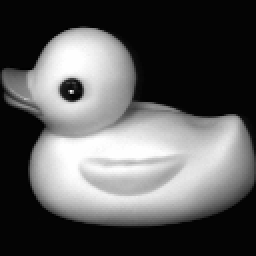
%> input picture experiments_3/coil20.png, 128 x 128 px (shown 2 times larger)
$ octave different_ratio_rawsample.m   (GNU Octave 9; MATLAB toolbox functions it lacks are replaced by stand-ins)
%> lines starting %> are read from the running program, lines starting %| are printed output that depends on the picture
### New Folder/experiments_3/addnoisetodata.m
function X_noisy = addnoisetodata(X, noiseType, params, noiseRatio)
    % ADDNOISETOMATRIX Adds specified noise to a data matrix.
    %
    % Inputs:
    %   X          - Original data matrix.
    %   noiseType  - Type of noise to add ('gaussian', 'uniform', 'poisson', 'salt & pepper', 'mask').
    %   params     - Parameters for the noise.
    %               For 'gaussian': params = [mean, std_dev][0,0.1]
    %               For 'uniform':  params = [low, high][-0.1,0.1]
    %               For 'poisson':  params = lambda[1.0]
    %               For 'salt & pepper': params = [salt_prob, pepper_prob][0.05, 0.05] 表示5%的元素将变为1（盐噪声），5%的元素将变为0（椒噪声）。
    %               For 'mask': params = mask_prob [0.1] 表示10%的元素将被遮挡，即这些元素将被设置为0。
    %   noiseRatio - A value between 0 and 1 indicating the proportion of the matrix to which noise is applied.
    %
    % Output:
    %   X_noisy    - Data matrix with added noise.

    % Initialize noisy matrix
    X_noisy = X;

    % Determine the number of elements to add noise to
    numElements = numel(X);
    numNoisyElements = round(noiseRatio * numElements);

    % Generate a linear index of elements to be noised
    indices = randperm(numElements, numNoisyElements);

    switch noiseType
        case 1  % Gaussian noise
            mean = params(1);
            std_dev = params(2);
            noise = std_dev * randn(size(X)) + mean;
            X_noisy(indices) = X(indices) + noise(indices);

        case 2  % Uniform noise
            low = params(1);
            high = params(2);
            noise = (high-low) * rand(size(X)) + low;
            X_noisy(indices) = X(indices) + noise(indices);

        case 3  % Poisson noise
            lambda = params(1);
            noise = poissrnd(lambda, size(X));
            X_noisy(indices) = X(indices) + noise(indices);

        case 4  % Salt & Pepper noise
            salt_prob = params(1);
            pepper_prob = params(2);
            % X = mat2gray(X);  % 将数据归一化到 [0, 1] 范围内
            % X_noisy = X;
            % Create salt & pepper noise only on selected indices
            numSalt = round(salt_prob * numNoisyElements);
            numPepper = round(pepper_prob * numNoisyElements);
            saltIndices = indices(1:numSalt);
            pepperIndices = indices(end-numPepper+1:end);
            X_noisy(saltIndices) = 255;   % Salt noise (maximum value)
            X_noisy(pepperIndices) = 0; % Pepper noise (minimum value)
            % X_noisy(saltIndices) = max(X(:));   % 盐噪声（最大值）
            % X_noisy(pepperIndices) = min(X(:)); % 胡椒噪声（最小值）

        case 5  % Mask noise
            mask_prob = params(1);
            mask = rand(size(X)) < mask_prob;
            noisyMask = false(size(X));
            noisyMask(indices) = true;
            X_noisy(mask & noisyMask) = 0;  % 将掩膜中对应的元素设为0

        otherwise
            error('Unsupported noise type.');
    end
end

### experiments_3/different_ratio_rawsample.m
clear all;
clc;
close all;

a = imread('coil20.png');
%> a is the input picture: size 128x128 uint8; min 0, max 255, mean 90
a = im2double(a);
%> a: size 128x128 double
[m, n, ~] = size(a); % Getting the size of an image
%> m = 128; n = 128
parms = [0, 0.5];
b = [];

% 文字标签
text_labels = {'0%', '5%', '10%', '15%', '20%'};

for i = 1:5
    switch i
        case 1
            b1 = [a; ones(4, n ,'double') ]; % 添加白色
        case 2
            b1 = [addnoisetodata(a, 1, parms, 0.05); ones(4, n, 'double') ];
        case 3
            b1 = [addnoisetodata(a, 1, parms, 0.10); ones(4, n,'double') ];
        case 4
            b1 = [addnoisetodata(a, 1, parms, 0.15); ones(4, n, 'double') ];
        case 5
            b1 = [addnoisetodata(a, 1, parms, 0.20); ones(4, n, 'double') ];
    end
    b = [b; b1]; % Add it to the final image
end
%> this loop made 5 passes
%> pass 1, `b1 = [a; ones(4, n ,'double') ];`:
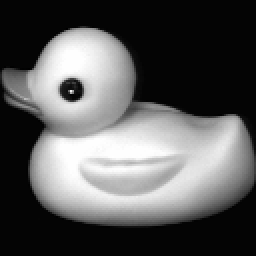
%> b1: size 132x128 double (shown 2 times larger); min 0, max 1, mean 0.373
%> pass 2, `b = [b; b1];`:
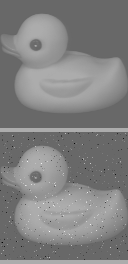
%> b: size 264x128 double; min -1.48, max 2.18, mean 0.373; drawn with min black and max white
%> after the loop:
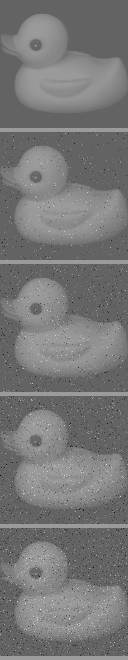
%> b: size 660x128 double; min -1.76, max 2.78, mean 0.372; drawn with min black and max white
%> after the loop:
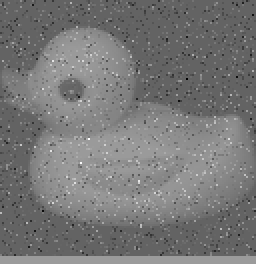
%> b1: size 132x128 double (shown 2 times larger); min -1.76, max 2.78, mean 0.373; drawn with min black and max white


figure;

% Left subfigure: image combination
subplot('Position', [0.05, 0.1, 0.2, 0.8]); % 左侧子图占 40% 宽度
imshow(b, 'Border', 'tight'); % 去除边框
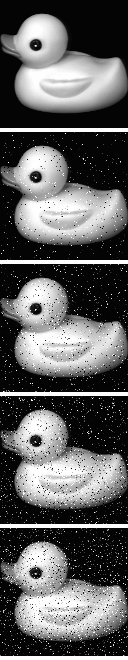
%> displayed picture: size 660x128, on the screen's scale of 0 to 255; min 0, max 255, mean 96.5
% title('带文字的图像', 'FontWeight', 'bold');

% Add a text label to the top left corner of each image
% y_pos = linspace(20, size(b, 1), 6); % 计算每个图像的垂直位置
y_pos = [20, m + 50, 2 * m + 60, 3 * m + 70, 4 * m + 50]; % 手动调整各标签的 y 坐标
%> y_pos = [20 178 316 454 562]
for i = 1:5
    text(5, y_pos(i) + 10, text_labels{i}, 'FontSize', 12, 'Color', 'black', 'FontName', 'Times New Roman', 'HorizontalAlignment', 'left');
end
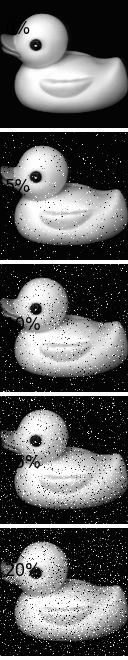
%> figure redrawn from the program's plot data

% Right subfigure: line graph
subplot('Position', [0.5, 0.1, 0.45, 0.8]); % 右侧子图占 45% 宽度

% [12 lines of commented-out code are left out]
x = [0, 0.05, 0.10, 0.15, 0.20];
Ours = [72.17 70.50 68.42 69.67 65.50 ];
LRR = [55.67 48.08 44.25 41.25 41.17];
SSC = [59.83 50.75 42.58 41.58 36.17];
BDR = [69.42 67.08 65.75 66.33 63.42  ];
DLRRDP = [64.67 56.25 52.08 49.58 47.17];
AWNLRR = [68.17 60.42 58.48 53.50 46.42];
KBDR = [64.17 63.92 60.32 58.92 56.58];
LRRAGR = [68.25 66.25 63.00 61.50 59.83 ];
SASC = [68.58 66.92 64.00 61.67 58.83  ];%COIL20

hold on;
plot(x, LRR, '-s', 'DisplayName', 'LRR');
plot(x, SSC, '-d', 'DisplayName', 'SSC');
plot(x, BDR, '-^', 'DisplayName', 'BDR');
plot(x, DLRRDP, '-p', 'DisplayName', 'DLRRDP');
plot(x, AWNLRR, '-v', 'DisplayName', 'AWNLRR');
plot(x, KBDR, '-*', 'DisplayName', 'KBDR');
plot(x, LRRAGR, '-+', 'DisplayName', 'LRRAGR');
plot(x, SASC, '-x', 'DisplayName', 'SASC');
plot(x, Ours, '-o', 'DisplayName', 'OURS');
hold off;
set(gca, 'XTick', [ 0, 0.05, 0.10, 0.15, 0.20]);

legend('show');
xlabel('Noise ratio (%)');
ylabel('ACC');
title('Coil20-Noise');
set(gcf, 'Position', [500, 500, 700, 450])
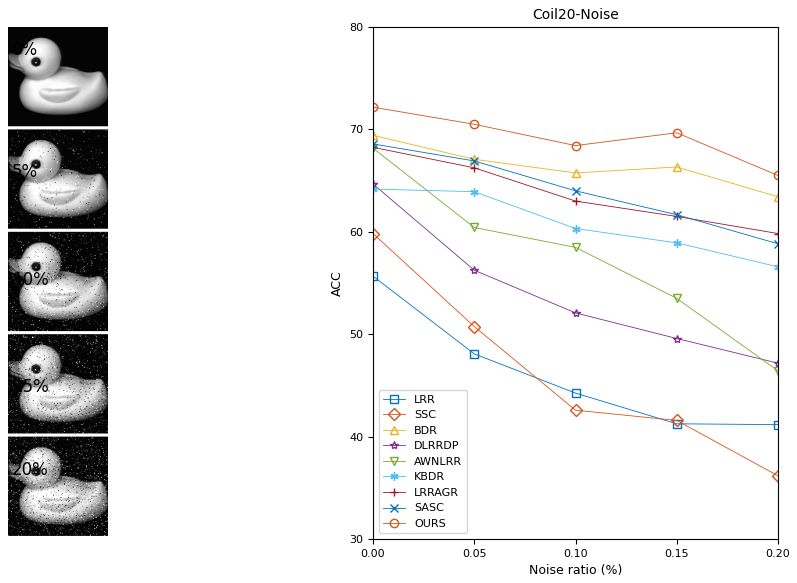
%> figure redrawn from the program's plot data, 2 panels
